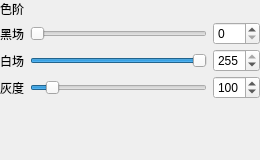
<?xml version="1.0" encoding="UTF-8"?>
<ui version="4.0">
 <class>AdjLevels</class>
 <widget class="QWidget" name="AdjLevels">
  <property name="geometry">
   <rect><x>0</x><y>0</y><width>260</width><height>160</height></rect>
  </property>
  <layout class="QVBoxLayout" name="rootLayout">
   <property name="spacing"><number>4</number></property>
   <property name="leftMargin"><number>0</number></property>
   <property name="topMargin"><number>0</number></property>
   <property name="rightMargin"><number>0</number></property>
   <property name="bottomMargin"><number>0</number></property>
           <item>
            <widget class="QLabel" name="labelTitle">
             <property name="text"><string>色阶</string></property>
            </widget>
           </item>
           <item>
            <layout class="QGridLayout" name="grid">
             <property name="horizontalSpacing"><number>6</number></property>
             <property name="verticalSpacing"><number>4</number></property>
              <item row="0" column="0">
               <widget class="QLabel" name="label_black">
                <property name="text"><string>黑场</string></property>
               </widget>
              </item>
              <item row="0" column="1">
               <widget class="QSlider" name="slider_black">
                <property name="orientation"><enum>Qt::Orientation::Horizontal</enum></property>
                <property name="minimum"><number>0</number></property>
                <property name="maximum"><number>255</number></property>
                <property name="value"><number>0</number></property>
               </widget>
              </item>
              <item row="0" column="2">
               <widget class="QSpinBox" name="spin_black">
                <property name="minimum"><number>0</number></property>
                <property name="maximum"><number>255</number></property>
                <property name="value"><number>0</number></property>
               </widget>
              </item>
              <item row="1" column="0">
               <widget class="QLabel" name="label_white">
                <property name="text"><string>白场</string></property>
               </widget>
              </item>
              <item row="1" column="1">
               <widget class="QSlider" name="slider_white">
                <property name="orientation"><enum>Qt::Orientation::Horizontal</enum></property>
                <property name="minimum"><number>0</number></property>
                <property name="maximum"><number>255</number></property>
                <property name="value"><number>255</number></property>
               </widget>
              </item>
              <item row="1" column="2">
               <widget class="QSpinBox" name="spin_white">
                <property name="minimum"><number>0</number></property>
                <property name="maximum"><number>255</number></property>
                <property name="value"><number>255</number></property>
               </widget>
              </item>
              <item row="2" column="0">
               <widget class="QLabel" name="label_gamma">
                <property name="text"><string>灰度</string></property>
               </widget>
              </item>
              <item row="2" column="1">
               <widget class="QSlider" name="slider_gamma">
                <property name="orientation"><enum>Qt::Orientation::Horizontal</enum></property>
                <property name="minimum"><number>10</number></property>
                <property name="maximum"><number>999</number></property>
                <property name="value"><number>100</number></property>
               </widget>
              </item>
              <item row="2" column="2">
               <widget class="QSpinBox" name="spin_gamma">
                <property name="minimum"><number>10</number></property>
                <property name="maximum"><number>999</number></property>
                <property name="value"><number>100</number></property>
               </widget>
              </item>
            </layout>
           </item>   <item>
    <spacer name="vSpacer">
     <property name="orientation"><enum>Qt::Orientation::Vertical</enum></property>
     <property name="sizeHint" stdset="0"><size><width>20</width><height>1</height></size></property>
    </spacer>
   </item>
  </layout>
 </widget>
 <resources/>
 <connections/>
</ui>
